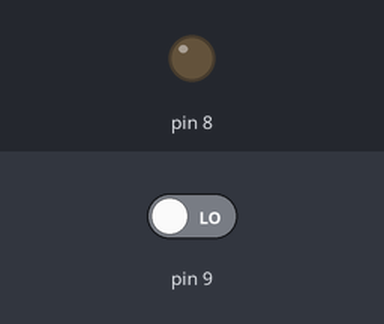
A sketch run on a simulated Arduino Uno, built with avr-gcc and run on an emulated ATmega328P. On the bench: output pins drawn as LEDs (lit = HIGH). Dashed ring = blinking. Inputs (shaded band) come from the test bench; at power-on: pin 9 LOW.

Above: at 1.2 s.
1.3 s: pin 9 driven HIGH
At 1.7 s:
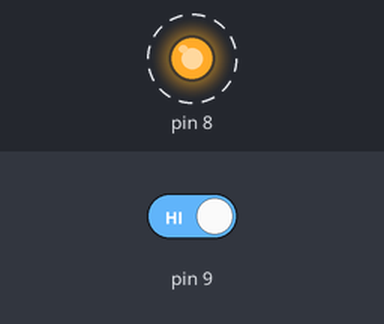
4.3 s: pin 9 driven LOW
At 5.3 s:
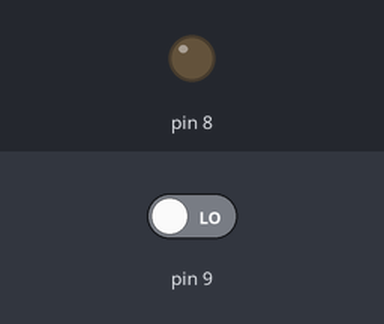
Timing chart, 0 to 7.3 s (numbered marks = the images above; inputs shaded):
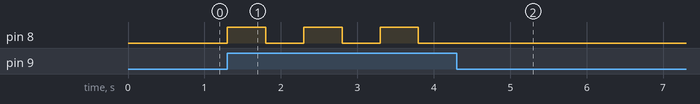

Measured:
- after the input at 1.3 s, pin 8: alternates HIGH for 0.50 s and LOW for 0.50 s, starting at once
- after the input at 4.3 s, pin 8: stops changing and stays LOW

The sketch:

blinkSingleLed.ino
```cpp
//Ryan Kerber
//Gunnar Orth
void setup() {
  // put your setup code here, to run once:
  pinMode(9, INPUT);
  pinMode(8, OUTPUT);
}

void loop() {
  // put your main code here, to run repeatedly:
  if(digitalRead(9) == HIGH)
  {
    digitalWrite(8, HIGH);
    delay(500);
    digitalWrite(8, LOW);
    delay(500);
  }
  else
  {
    digitalWrite(8, LOW);
  }

}
```
